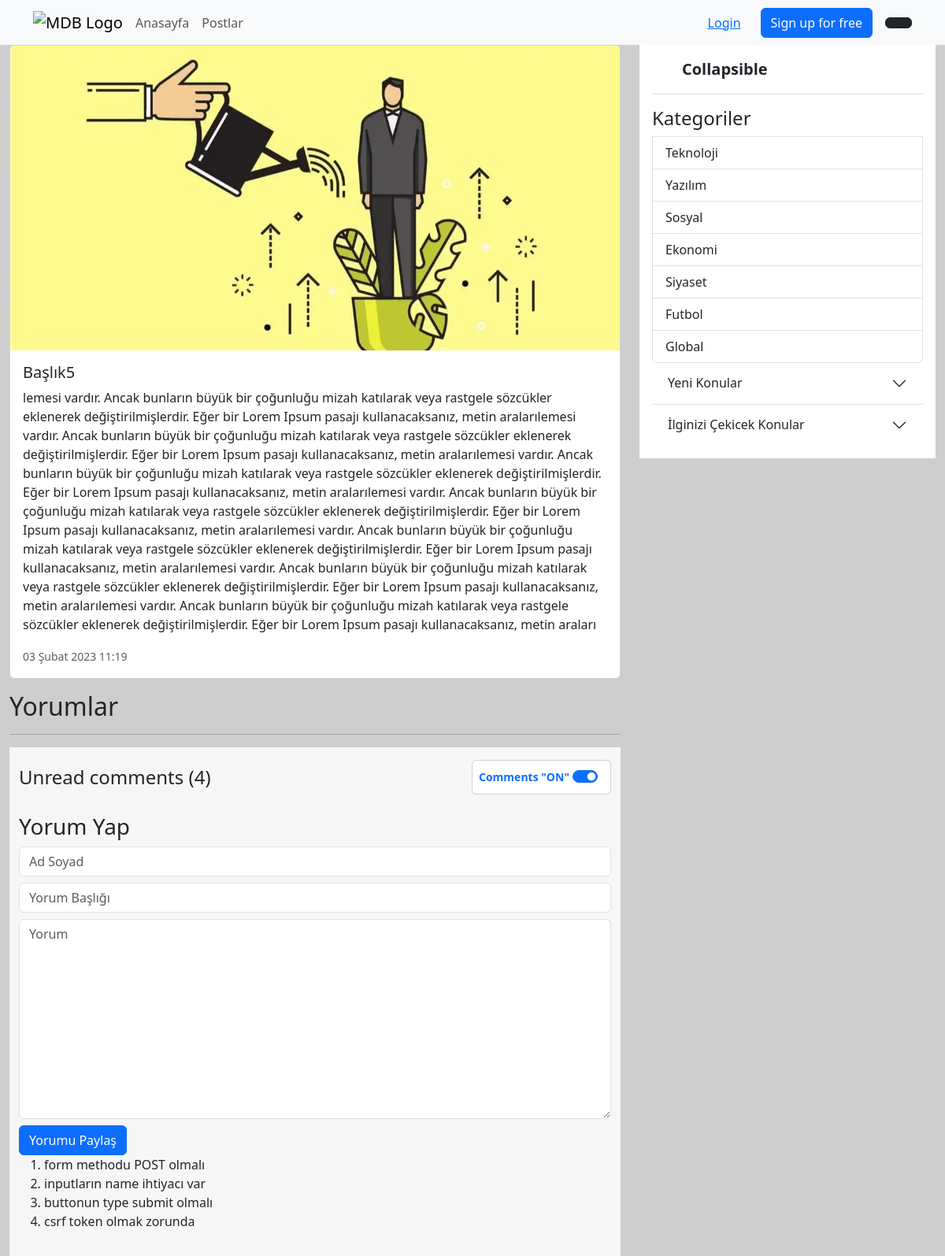
The app's page /detay/11/ with its own data.
### appMy/models.py (models this page shows, shortened)
class Sozluk(models.Model):
    category = models.ForeignKey(Category, verbose_name=("Kategori"), on_delete=models.CASCADE,null=True)
    title = models.CharField(("Başlık"), max_length=50)
    text = models.TextField(("İçerik Yazısı"),max_length=2000)
    date_now = models.DateTimeField(("Tarih"), auto_now_add=True)
    image = models.FileField(("Fotoğraf"), upload_to='', max_length=100)

class Category(models.Model):
    title = models.CharField(("Kategori"), max_length=50)

### appMy/views.py (the view)
# urls.py: path('detay/<id>/',Detail),
def Detail(request,id):
    sozluk = Sozluk.objects.get(id=id)
    sozluks_new = Sozluk.objects.all().order_by("-date_now")[:3]
    sozluks_random = Sozluk.objects.all().order_by("?")[:3]
    categorys = Category.objects.all()
    comments = Comment.objects.filter(sozluk=sozluk)
    if request.method == "POST":
        user1 = request.POST["user"]
        title1 = request.POST["title"]
        text1 = request.POST["text"]
        comm = Comment(user=user1, title=title1, text=text1, sozluk=sozluk)
        comm.save()
    context={
        "sozluk": sozluk,
        "sozluks_new": sozluks_new,
        "sozluks_random": sozluks_random,
        "categorys": categorys,
        "comments": comments,
    }
    return render(request, 'detail.html',context)

### appMy/templates/detail.html (shortened to what this page needs)
{% extends 'base.html' %}
{% load static %}
{% block body %}
    <main>
        <div class="container-fluid">
            <div class="row">
                <div class="col-8">
                    <div class="card mb-3">
                        <img src="{{ sozluk.image.url }}" class="card-img-top" alt="...">
                        <div class="card-body">
                            <h5 class="card-title">{{ sozluk.title }}</h5>
                            <p class="card-text">{{ sozluk.text }}</p>
                            <p class="card-text"><small class="text-muted">{{ sozluk.date_now }}</small></p>
                        </div>
                    </div>
                    <h2>Yorumlar</h2>
                    <hr>
                    <section style="background-color: #f7f6f6;">
                        <div class="container py-3 text-dark">
                            <div class="row">
                                <div class="col-12">
                                    <div class="d-flex justify-content-between align-items-center mb-4">
                                        <h4 class="text-dark mb-0">Unread comments (4)</h4>
                                        <div class="card">
                                            <div class="card-body p-2 d-flex align-items-center">
                                                <h6 class="text-primary fw-bold small mb-0 me-1">Comments "ON"</h6>
                                                <div class="form-check form-switch">
                                                    <input class="form-check-input" type="checkbox" id="flexSwitchCheckChecked" checked />
                                                </div>
                                            </div>
                                        </div>
                                    </div>
                                </div>
                                <div class="col-12">
                                    <h3>Yorum Yap</h3>
                                    <form method="POST">
                                        <input type="text" class="form-control my-2" name="user" id="" placeholder="Ad Soyad">
                                        <input type="text" name="title" id="" class="form-control my-2" placeholder="Yorum Başlığı">
                                        <textarea name="text" id="" cols="30" rows="10" class="form-control my-2" placeholder="Yorum"></textarea>
                                        <button type="submit" class="btn btn-primary">Yorumu Paylaş</button>
                                    </form>
                                    <ol>
                                        <li>form methodu POST olmalı</li>
                                        <li>inputların name ihtiyacı var</li>
                                        <li>buttonun type submit olmalı</li>
                                        <li>csrf token olmak zorunda</li>
                                    </ol>
                                </div>
                            </div>
                        </div>
                    </section>
                </div>
                {% include 'part/_sidenav.html' %}
            </div>
        </div>
    </main>
{% endblock body %}

### appMy/templates/part/_sidenav.html (shortened to what this page needs)
{% load static %}
<div class="col-4">
    <div class="flex-shrink-0 p-3 bg-white">
        <a href="/" class="d-flex align-items-center pb-3 mb-3 link-dark text-decoration-none border-bottom">
            <svg class="bi pe-none me-2" width="30" height="24">
                <use xlink:href="#bootstrap"></use>
            </svg>
            <span class="fs-5 fw-semibold">Collapsible</span>
        </a>
        <div class="list-group">
            <h4>Kategoriler</h4>
            {% for i in categorys %}
            <a href="/post/{{ i.id }}/" class="list-group-item list-group-item-action">{{ i.title }}</a>
            {% endfor %}
        </div>
        <div class="accordion accordion-flush" id="accordionFlushExample">
            <div class="accordion-item">
                <h2 class="accordion-header" id="flush-headingOne">
                    <button class="accordion-button collapsed" type="button" data-bs-toggle="collapse"
                        data-bs-target="#flush-collapseOne" aria-expanded="false" aria-controls="flush-collapseOne">
                        Yeni Konular
                    </button>
                </h2>
            </div>
            <div class="accordion-item">
                <h2 class="accordion-header" id="flush-heading2">
                    <button class="accordion-button collapsed" type="button" data-bs-toggle="collapse"
                        data-bs-target="#flush-collapse2" aria-expanded="false" aria-controls="flush-collapse2">
                        İlginizi Çekicek Konular
                    </button>
                </h2>
            </div>
        </div>
    </div>
</div>

### appMy/templates/base.html (style rules this page uses)
body { background: #cecece }

### records on screen
Sozluk: image (picture), title "Başlık5", text "lemesi vardır. Ancak bunların büyük bir çoğunluğu mizah katılarak veya rastgele sözcükler eklenerek değiştirilmişlerdir. Eğer bir Lorem Ipsum pasajı kullanacaksanız, metin aralarılemesi vardır. Ancak bunların büyük bir çoğunluğu mizah katılarak veya rastgele sözcükler eklenerek değiştirilmişlerdir. Eğer bir Lorem Ipsum pasajı kullanacaksanız, metin aralarılemesi vardır. Ancak bunların büyük bir çoğunluğu mizah katılarak veya rastgele sözcükler eklenerek değiştirilmişlerdir. Eğer bir Lorem Ipsum pasajı kullanacaksanız, metin aralarılemesi vardır. Ancak bunların büyük bir çoğunluğu mizah katılarak veya rastgele sözcükler eklenerek değiştirilmişlerdir. Eğer bir Lorem Ipsum pasajı…", date_now "03 Şubat 2023 11:19"
Category: title "Teknoloji"
Category: title "Yazılım"
Category: title "Sosyal"
Category: title "Ekonomi"
Category: title "Siyaset"
Category: title "Futbol"
Category: title "Global"
